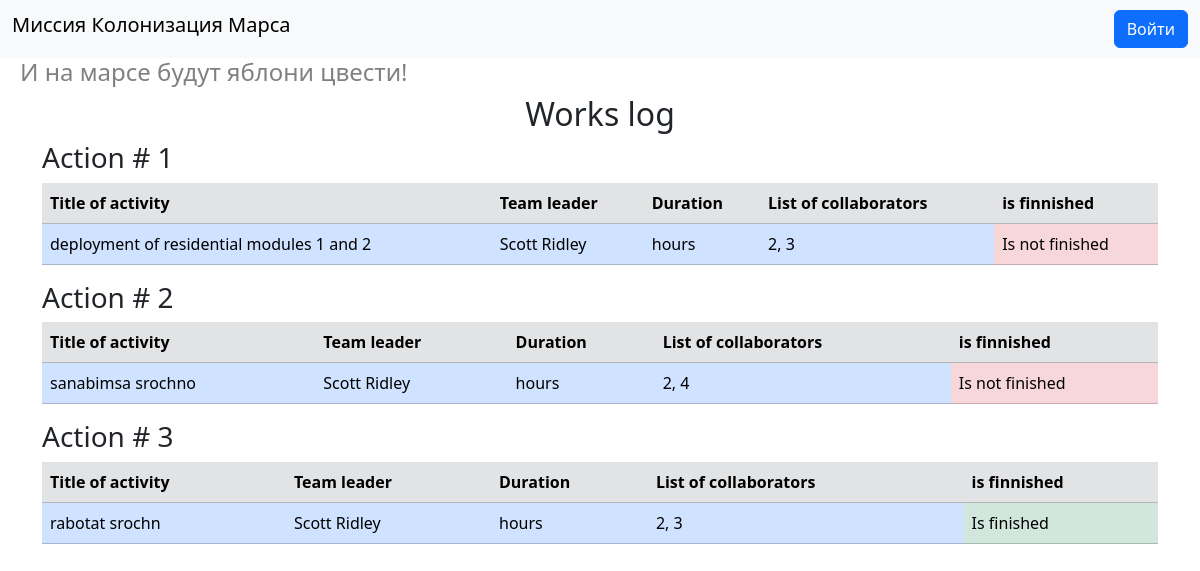
/index, run on the app's committed database.
### data/jobs.py (models this page shows)
class Jobs(SqlAlchemyBase):
    __tablename__ = 'jobs'
    id = Column(Integer, primary_key=True, autoincrement=True)
    team_leader = Column(Integer, ForeignKey('users.id'))
    job = Column(String)
    work_size = Column(Integer)
    collaborators = Column(String)
    start_date = Column(DateTime)
    end_date = Column(DateTime)
    is_finished = Column(Boolean)
    user = orm.relationship('User')

### data/users.py (models this page shows, shortened)
class User(SqlAlchemyBase, UserMixin):
    __tablename__ = 'users'
    id = Column(Integer, primary_key=True, autoincrement=True)
    surname = Column(String)
    name = Column(String)
    age = Column(Integer)
    position = Column(String)
    speciality = Column(String)
    address = Column(String)
    email = Column(String, unique=True)
    hashed_password = Column(String)
    modified_date = Column(DateTime)
    jobs = orm.relationship('Jobs', back_populates='user')
    def __repr__(self):
        return f'<Colonist> {self.id} {self.surname} {self.name}'

### app.py (the view)
@app.route("/")
@app.route("/index")
def index():
    session = db_session.create_session()
    result = session.query(Jobs, User).join(
        User,
        Jobs.team_leader == User.id
    )
    for i in result:
        print(i)
    return render_template("index.html", title="Это база", result=result)

### data/db_session.py (called while the page is built)
def create_session() -> Session:
    global __factory
    return __factory()

### templates/index.html
{% extends "base.html" %}
{% block content %}
<div class="container">
    <div class="row">
        <div class="col">
            <h2 class="text-center">Works log</h2>
        </div>
    </div>
    {% for jobs, user in result %}
    <div class="row">
        <div class="col">
            <h3>Action # {{ jobs.id }}</h3>
        </div>
    </div>
    <div class="row">
        <div class="col">
            <table class="table">
                <tr class="table-secondary">
                    <th>Title of activity</th>
                    <th>Team leader</th>
                    <th>Duration</th>
                    <th>List of collaborators</th>
                    <th>is finnished</th>
                </tr>
                <tr class="table-primary">
                    <td>{{ jobs.job }}</td>
                    <td>{{ user.surname }} {{ user.name }}</td>
                    <td>{{ work_size }} hours</td>
                    <td>{{ jobs.collaborators }}</td>
                    {% if jobs.is_finished %}
                    <td class="table-success">Is finished</td>
                    {% else %}
                    <td class="table-danger">Is not finished</td>
                    {% endif %}
                </tr>
            </table>
        </div>
    </div>
    {% endfor %}
</div>
{% endblock %}

### templates/base.html (shortened to what this page needs)
<!DOCTYPE html>
<html lang="ru">
<head>
    <link href="https://cdn.jsdelivr.net/npm/bootstrap@5.3.8/dist/css/bootstrap.min.css" rel="stylesheet"
>
    <link rel="stylesheet" href="{{ url_for('static', filename='css/style.css')}}">
</head>
<body>
    <nav class="navbar bg-body-tertiary">
     <div class="container-fluid">
            <h1 class="navbar-brand">Миссия Колонизация Марса</h1>
            <ul class="navbar-nav">
                {% if current_user.is_authenticated %}
                <li class="nav-item">
                    <a href="#" class="nav-link">{{ current_user.name }}</a>
                </li>
                <li class="nav-item">
                    <a href="/logout" class="btn btn-danger">Выйти</a>
                </li>
                {% else %}
                <li class="nav-item">
                    <a href="/login" class="btn btn-primary">Войти</a>
                </li>
                {% endif %}
            </ul>
        </div>
    </nav>
    <h4>И на марсе будут яблони цвести!</h4>
    {% block content %}{% endblock %}
</body>
</html>

### static/css/style.css (style rules this page uses)
h4 { color: gray; padding-left: 20px; }

### data on the page
Jobs: id "1", job "deployment of residential modules 1 and 2", surname "Scott", name "Ridley", collaborators "2, 3", is_finished "Is not finished"
Jobs: id "2", job "sanabimsa srochno", surname "Scott", name "Ridley", collaborators "2, 4", is_finished "Is not finished"
Jobs: id "3", job "rabotat srochn", surname "Scott", name "Ridley", collaborators "2, 3", is_finished "Is finished"
